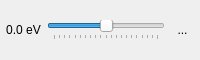
  <widget class="QDockWidget" name="exposureWidget">
   <property name="minimumSize">
    <size>
     <width>114</width>
     <height>60</height>
    </size>
   </property>
   <property name="maximumSize">
    <size>
     <width>524287</width>
     <height>60</height>
    </size>
   </property>
   <property name="windowTitle">
    <string>Exposure correction</string>
   </property>
   <attribute name="dockWidgetArea">
    <number>2</number>
   </attribute>
   <widget class="QWidget" name="dockWidgetContents_6">
    <layout class="QGridLayout" name="gridLayout_7">
     <property name="leftMargin">
      <number>6</number>
     </property>
     <property name="topMargin">
      <number>6</number>
     </property>
     <property name="rightMargin">
      <number>6</number>
     </property>
     <property name="bottomMargin">
      <number>6</number>
     </property>
     <property name="spacing">
      <number>6</number>
     </property>
     <item row="0" column="0">
      <widget class="QLabel" name="lblEV">
       <property name="text">
        <string>0.0 eV</string>
       </property>
       <property name="alignment">
        <set>Qt::AlignCenter</set>
       </property>
      </widget>
     </item>
     <item row="0" column="1">
      <widget class="QSlider" name="sldEV">
       <property name="minimum">
        <number>-500</number>
       </property>
       <property name="maximum">
        <number>500</number>
       </property>
       <property name="singleStep">
        <number>1</number>
       </property>
       <property name="pageStep">
        <number>50</number>
       </property>
       <property name="orientation">
        <enum>Qt::Horizontal</enum>
       </property>
       <property name="tickPosition">
        <enum>QSlider::TicksBelow</enum>
       </property>
       <property name="tickInterval">
        <number>50</number>
       </property>
      </widget>
     </item>
     <item row="0" column="2">
      <widget class="QToolButton" name="btnResetEV">
       <property name="minimumSize">
        <size>
         <width>23</width>
         <height>22</height>
        </size>
       </property>
       <property name="maximumSize">
        <size>
         <width>23</width>
         <height>22</height>
        </size>
       </property>
       <property name="text">
        <string>...</string>
       </property>
       <property name="icon">
        <iconset resource="Resorces.qrc">
         <normaloff>:/res/reset.svg</normaloff>:/res/reset.svg</iconset>
       </property>
       <property name="autoRaise">
        <bool>true</bool>
       </property>
      </widget>
     </item>
    </layout>
   </widget>
  </widget>
